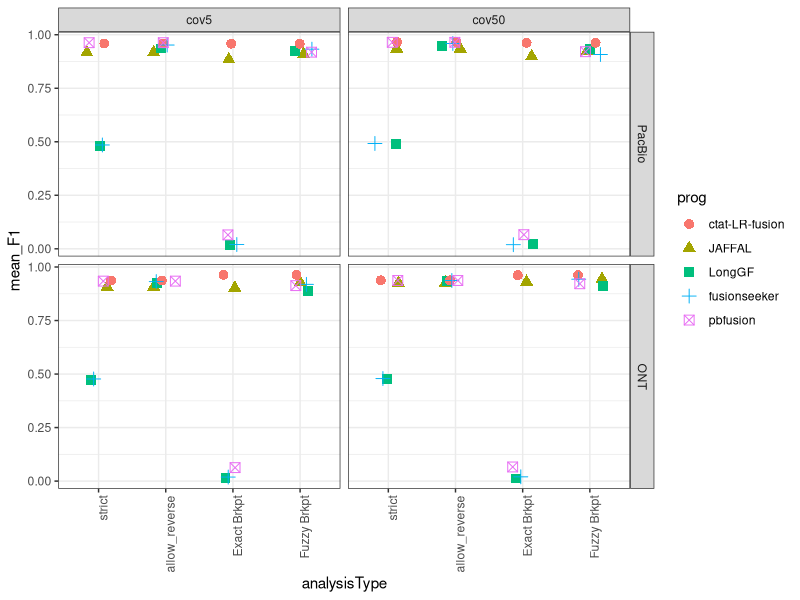
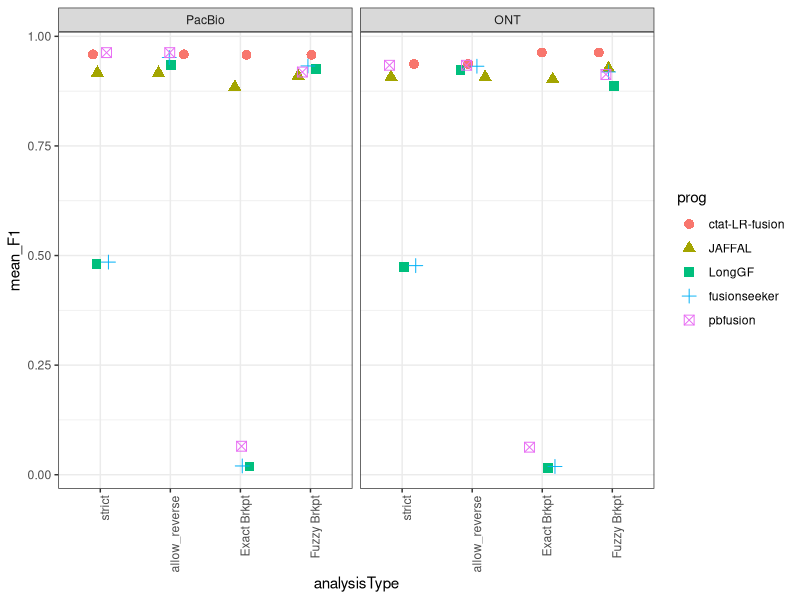
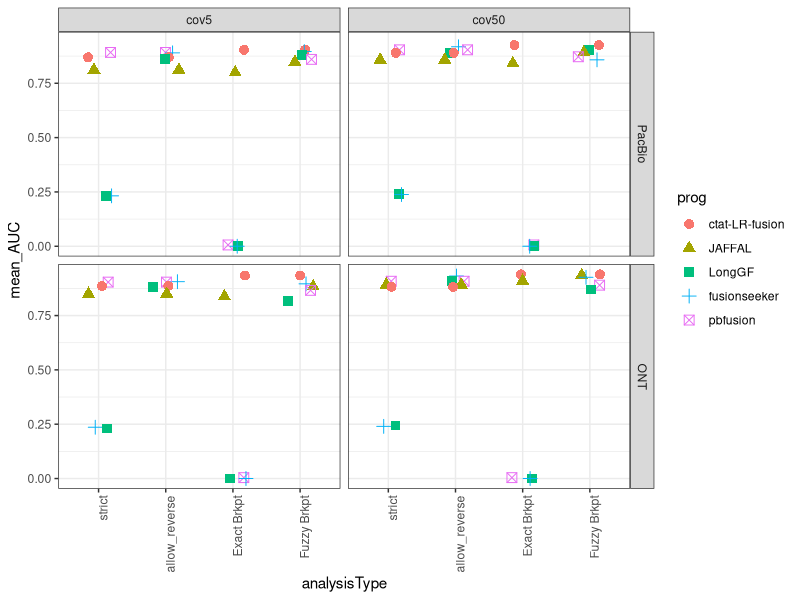
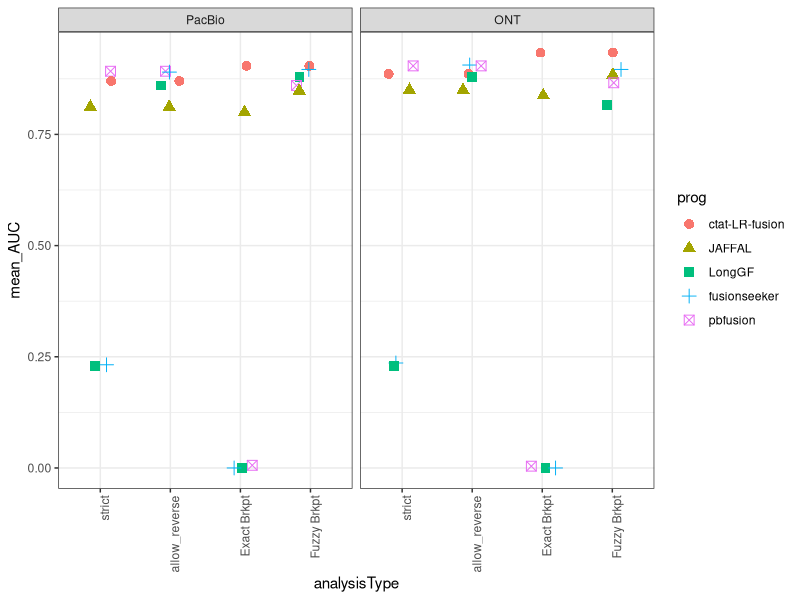
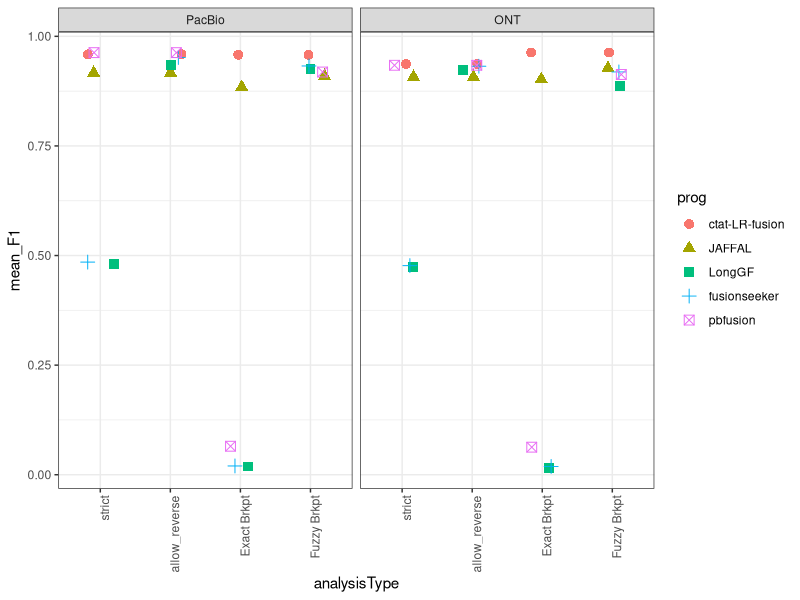
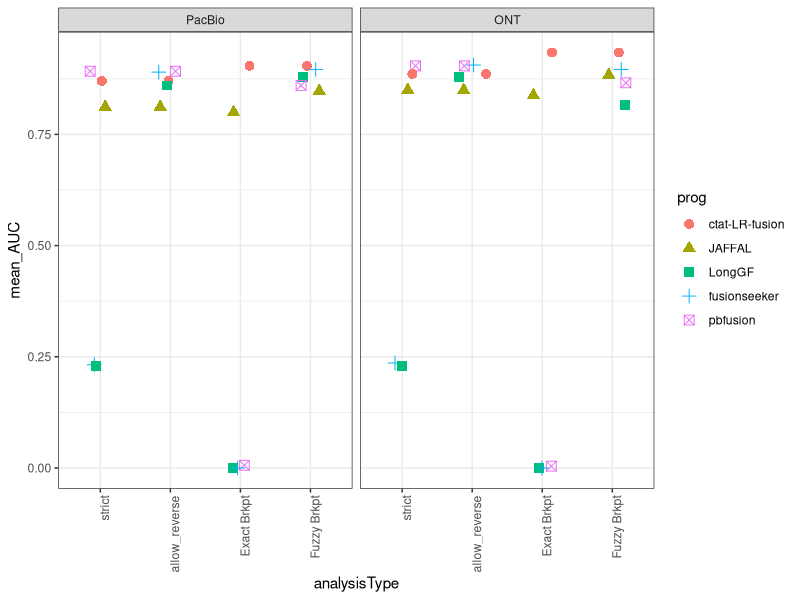

The R script that drew these images, in order:
## ---- chunk 1
knitr::opts_chunk$set(echo = TRUE)
library(tidyverse)
## ---- chunk 2

prog_ordering = c('ctat-LR-fusion', 'JAFFAL', 'LongGF', 'fusionseeker', 'pbfusion')


## ---- chunk 3

pacbio_F1_summary_data = read.table("1b.1.PacBio_simulations/PacBio_sim.mean_F1.combined_results.tsv", header=T, sep="\t")

pacbio_F1_summary_data = pacbio_F1_summary_data %>% mutate(seqTech = "PacBio")

pacbio_F1_summary_data$prog = factor(pacbio_F1_summary_data$prog, levels=prog_ordering)

pacbio_F1_summary_data %>% head()
## ---- chunk 4

ONT_F1_summary_data = read.table("1b.2.ONT_simulations/ONT_sim.mean_F1.combined_results.tsv", header=T, sep="\t")

ONT_F1_summary_data = ONT_F1_summary_data %>% mutate(seqTech = "ONT")

ONT_F1_summary_data %>% head()

## ---- chunk 5

combined_F1_data = bind_rows(pacbio_F1_summary_data, ONT_F1_summary_data)


combined_F1_data %>% head()
## ---- chunk 6

combined_F1_data$prog = factor(combined_F1_data$prog, levels = c('ctat-LR-fusion',
                                                           'JAFFAL',
                                                           'LongGF',
                                                           'fusionseeker',
                                                           'pbfusion') )


## ---- chunk 7


combined_F1_data %>%
    mutate(analysisType = factor(analysisType, 
                            levels=c('strict', 'allow_reverse', 'Exact Brkpt', 'Fuzzy Brkpt') )) %>%
    mutate(seqTech = factor(seqTech, levels=c("PacBio", "ONT"))) %>%
     ggplot() + theme_bw() +
     geom_jitter(aes(x=analysisType, y=mean_F1, color=prog, shape=prog), width=0.2, height=0, size=rel(3)) +
     facet_grid(vars(seqTech), vars(coverage_level)) +
     theme(axis.text.x = element_text(angle = 90, hjust = 1)) 


## ---- chunk 8

combined_F1_paperfig = combined_F1_data %>%
    filter(coverage_level=="cov5") %>%
    mutate(analysisType = factor(analysisType, 
                            levels=c('strict', 'allow_reverse', 'Exact Brkpt', 'Fuzzy Brkpt') )) %>%
    mutate(seqTech = factor(seqTech, levels=c("PacBio", "ONT"))) %>%
     ggplot() + theme_bw() +
     geom_jitter(aes(x=analysisType, y=mean_F1, color=prog, shape=prog), width=0.2, height=0, size=rel(3)) +
     facet_wrap(~seqTech) +
     theme(axis.text.x = element_text(angle = 90, hjust = 1)) 


combined_F1_paperfig




## ---- chunk 9

ggsave(combined_F1_paperfig, filename="pbsim3_bmark.F1.paperfig.svg", width=8, height=5)


## ---- chunk 10

pacbio_PR_AUC_summary_data = read.table("1b.1.PacBio_simulations/PacBio_sim.mean_PR_AUC.combined_results.tsv", header=T, sep="\t")

pacbio_PR_AUC_summary_data = pacbio_PR_AUC_summary_data %>% mutate(seqTech = "PacBio")


pacbio_PR_AUC_summary_data %>% head()
## ---- chunk 11

ONT_PR_AUC_summary_data = read.table("1b.2.ONT_simulations/ONT_sim.mean_PR_AUC.combined_results.tsv", header=T, sep="\t")

ONT_PR_AUC_summary_data = ONT_PR_AUC_summary_data %>% mutate(seqTech = "ONT")

ONT_PR_AUC_summary_data %>% head()

## ---- chunk 12

combined_PR_AUC_data = bind_rows(pacbio_PR_AUC_summary_data, ONT_PR_AUC_summary_data)


combined_PR_AUC_data %>% head()
## ---- chunk 13

combined_PR_AUC_data$prog = factor(combined_PR_AUC_data$prog, levels = prog_ordering )

## ---- chunk 14


combined_PR_AUC_data %>%
    mutate(analysisType = factor(analysisType, 
                            levels=c('strict', 'allow_reverse', 'Exact Brkpt', 'Fuzzy Brkpt') )) %>%
    mutate(seqTech = factor(seqTech, levels=c("PacBio", "ONT"))) %>%
     ggplot() + theme_bw() +
     geom_jitter(aes(x=analysisType, y=mean_AUC, color=prog, shape=prog), width=0.2, height=0, size=rel(3)) +
     facet_grid(vars(seqTech), vars(coverage_level)) +
     theme(axis.text.x = element_text(angle = 90, hjust = 1)) 


## ---- chunk 15

combined_PR_AUC_paperfig = combined_PR_AUC_data %>%
    filter(coverage_level=="cov5") %>%
    mutate(analysisType = factor(analysisType, 
                            levels=c('strict', 'allow_reverse', 'Exact Brkpt', 'Fuzzy Brkpt') )) %>%
    mutate(seqTech = factor(seqTech, levels=c("PacBio", "ONT"))) %>%
     ggplot() + theme_bw() +
     geom_jitter(aes(x=analysisType, y=mean_AUC, color=prog, shape=prog), width=0.2, height=0, size=rel(3)) +
     facet_wrap(~seqTech) +
     theme(axis.text.x = element_text(angle = 90, hjust = 1)) 


combined_PR_AUC_paperfig




## ---- chunk 16

ggsave(combined_PR_AUC_paperfig, filename="pbsim3_bmark.AUC.paperfig.svg", width=8, height=5)
